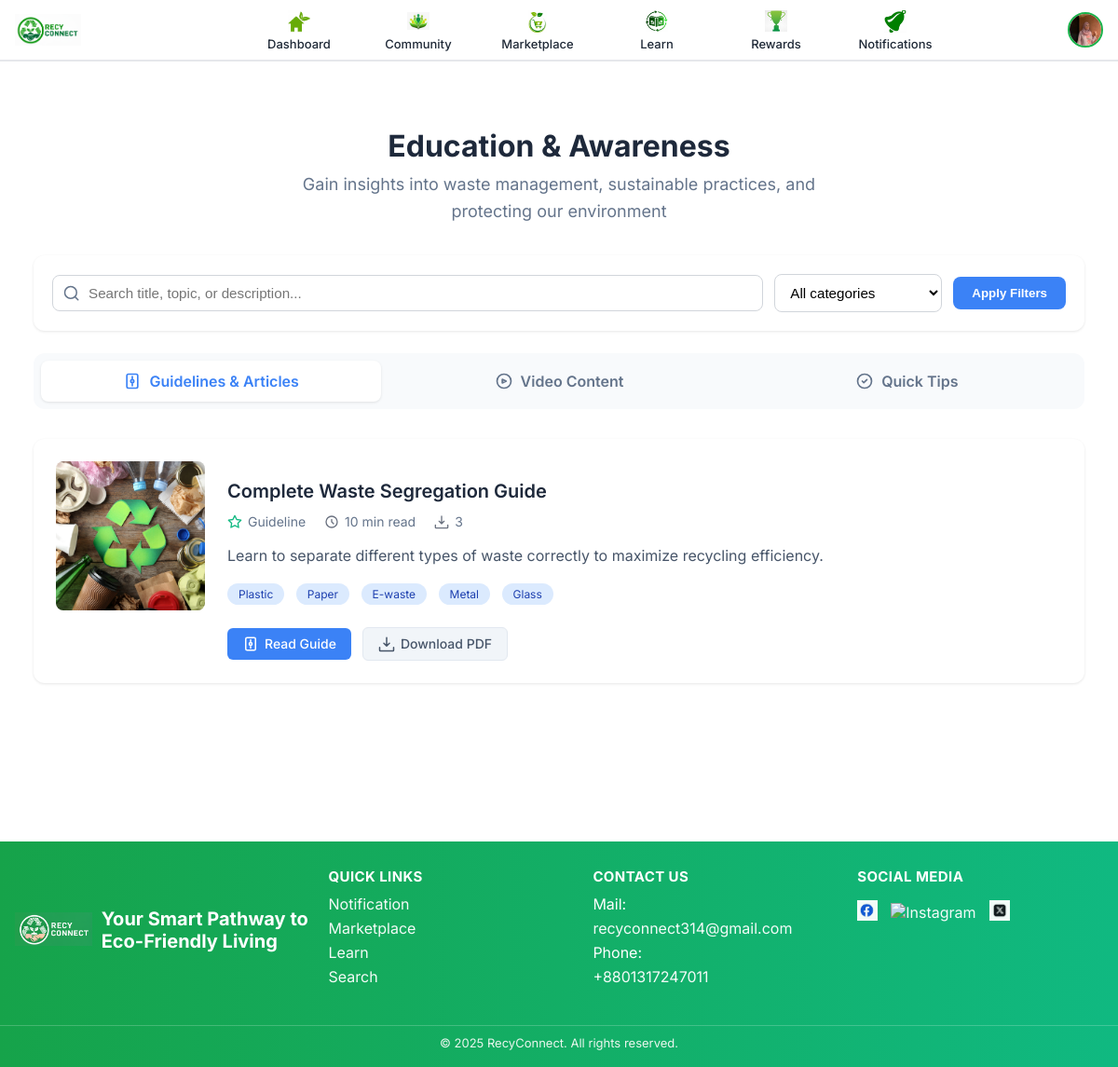
The app's page /household/education/ (signed in) with its own data.
### User/models.py (models this page shows, shortened)
class User(AbstractBaseUser):
    ROLE_CHOICES = [
        ("household", "Household"),
        ("collector", "Collector"),
        ("recycler",  "Recycling Centre"),
        ("buyer",     "Buyer"),
    ]
    class ProductKind(models.TextChoices):
        PLASTIC = "plastic", "Plastic"
        PAPER   = "paper",   "Paper"
        GLASS   = "glass",   "Glass"
        METAL   = "metal",   "Metal"
        E_WASTE = "e_waste", "E-waste"
    email = models.EmailField(unique=True, db_index=True)
    password = models.CharField(max_length=128)
    role = models.CharField(max_length=20, choices=ROLE_CHOICES)
    collector_product = models.CharField(
        max_length=12,
        choices=ProductKind.choices,
        blank=True,
        help_text="Collector only: what type of material you collect.",
    )
    name = models.CharField(max_length=100, blank=True)
    phone = models.CharField(max_length=20, blank=True)
    address = models.CharField(max_length=255, blank=True)
    profile_image = models.ImageField(
        upload_to="user_avatars/%Y/%m/", blank=True, null=True,
        help_text="Upload a clear profile photo.",
    )
    map_url = models.URLField(
        blank=True,
        help_text="Google Maps link to your address.",
    )
    facebook = models.URLField(blank=True)
    instagram = models.URLField(blank=True)
    twitter  = models.URLField(blank=True)
    is_staff = models.BooleanField(default=False)
    is_superuser = models.BooleanField(default=False)
    is_active = models.BooleanField(default=False)
    is_approved = models.BooleanField(default=False)
    approved_at = models.DateTimeField(null=True, blank=True)
    approved_by = models.ForeignKey(
        "self", null=True, blank=True,
        on_delete=models.SET_NULL, related_name="approved_users"
    )
    date_joined = models.DateTimeField(default=timezone.now)
    id_card_image = models.ImageField(
        upload_to="user_ids/%Y/%m/",
        blank=True, null=True,
        help_text="ID/visiting card (required for Collector and Recycling Centre).",
    )
    average_rating = models.FloatField(default=0.0)
    ratings_count  = models.PositiveIntegerField(default=0)
    points = models.PositiveIntegerField(default=0, help_text="Total points available to redeem.")
    total_co2_saved_kg = models.DecimalField(
        max_digits=12, decimal_places=3, default=Decimal("0.000"),
        help_text="Lifetime CO₂ saved (kg).",
    )
    total_pickups = models.PositiveIntegerField(default=0, help_text="Lifetime pickups/recycles.")
    objects = UserManager()
    USERNAME_FIELD = "email"
    REQUIRED_FIELDS = ["role"]
    class Meta:
        ordering = ("-date_joined",)

### Education/models.py (models this page shows, shortened)
class Learn(models.Model):
    class Category(models.TextChoices):
        GUIDELINE  = "guideline",  "Guideline"
        ARTICLE    = "article",    "Article"
        VIDEO      = "video",      "Video"
        QUICK_TEXT = "quick_text", "Quick Text"
    title       = models.CharField(max_length=200,null=True)
    topic       = models.CharField(max_length=120, null=True )
    category    = models.CharField(max_length=20, choices=Category.choices)
    description = models.TextField()
    read_time   = models.PositiveIntegerField(help_text="Reading time in minutes")
    downloads   = models.PositiveIntegerField(default=0)
    image       = models.ImageField(upload_to="guides/covers/", blank=True, null=True)
    pdf_file    = models.FileField(upload_to="guides/pdfs/",   blank=True, null=True)
    video_file  = models.FileField(upload_to="guides/videos/", blank=True, null=True)
    quick_text  = models.TextField(blank=True, null=True)
    tags        = models.ManyToManyField(Tag, blank=True, related_name="guides")
    created_at  = models.DateTimeField(auto_now_add=True)
    class Meta:
        ordering = ("-created_at",)

class Tag(models.Model):
    class Choices(models.TextChoices):
        ENVIRONMENT         = "environment",         "Environment"
        RECYCLE             = "recycle",             "Recycle"
        POLLUTION           = "pollution",           "Pollution"
        PLASTIC             = "plastic",             "Plastic"
        PAPER               = "paper",               "Paper"
        E_WASTE             = "e_waste",             "E-waste"
        METAL               = "metal",               "Metal"
        GLASS               = "glass",               "Glass"
        CARBON_FOOTPRINT    = "carbon_footprint",    "Carbon Footprint"
        GREEN_JOBS          = "green_jobs",          "Green Jobs"
        LANDFILL_REDUCTION  = "landfill_reduction",  "Landfill Reduction"
    name = models.CharField(
        max_length=50,
        choices=Choices.choices,
        unique=True,
        db_index=True,
        help_text="Select a predefined tag (e.g., Plastic, Recycle, Pollution).",
    )

### Education/views.py (the view)
# urls.py: path("household/", views.education_awareness_h, name="education_awareness_h"),
def education_awareness_h(request):
    return _education_awareness_common(request, "Household/h_learn.html")

### Education/views.py (called while the page is built)
def _get_int(value, default=1, min_value=None, max_value=None):
    try:
        v = int(value)
    except (TypeError, ValueError):
        v = default
    if min_value is not None and v < min_value:
        v = min_value
    if max_value is not None and v > max_value:
        v = max_value
    return v

### Templates/Household/h_learn.html (shortened to what this page needs)
{% extends 'Household/h_base.html' %}
{% load static %}
{% block content %}
<div class="edu-awareness-container">
    <div class="page-header">
        <h1 class="page-title">Education & Awareness</h1>
        <p class="page-subtitle">
            Gain insights into waste management, sustainable practices, and protecting our environment
        </p>
    </div>
    <div class="filter-section">
        <form method="get" class="filter-form">
            <div class="search-input-container">
                <input type="text" name="q" placeholder="Search title, topic, or description..."
                       value="{{ query }}" class="search-input">
            </div>
            <select name="tag" class="tag-select">
                <option value="">All categories</option>
            </select>
            <button type="submit" class="filter-btn">Apply Filters</button>
        </form>
    </div>
    <div class="content-tabs">
        <a href="{% url 'household:education_awareness_h' %}?tab=guides{% if query %}&q={{ query|urlencode }}{% endif %}{% if selected_tag %}&tag={{ selected_tag }}{% endif %}"
           class="content-tab {% if active_tab == 'guides' %} active{% endif %}">
            <div class="tab-icon">
            </div>
            <span>Guidelines & Articles</span>
        </a>
        <a href="{% url 'household:education_awareness_h' %}?tab=videos{% if query %}&q={{ query|urlencode }}{% endif %}{% if selected_tag %}&tag={{ selected_tag }}{% endif %}"
           class="content-tab {% if active_tab == 'videos' %} active{% endif %}">
            <div class="tab-icon">
            </div>
            <span>Video Content</span>
        </a>
        <a href="{% url 'household:education_awareness_h' %}?tab=tips{% if query %}&q={{ query|urlencode }}{% endif %}{% if selected_tag %}&tag={{ selected_tag }}{% endif %}"
           class="content-tab {% if active_tab == 'tips' %} active{% endif %}">
            <div class="tab-icon">
            </div>
            <span>Quick Tips</span>
        </a>
    </div>
    <div class="content-section">
        {% if active_tab == 'guides' %}
            <div class="guide-cards">
                {% for guide in items %}
                <div class="guide-card">
                    <div class="guide-image">
                        {% if guide.image %}
                            <img src="{{ guide.image.url }}" alt="{{ guide.title }}">
                        {% endif %}
                    </div>
                    <div class="guide-content">
                        <h3 class="guide-title">{{ guide.title }}</h3>
                        <div class="guide-meta">
                            <span class="meta-item">
                                <svg width="16" height="16" viewBox="0 0 24 24" fill="none" xmlns="http://www.w3.org/2000/svg">
                                    <path d="M12 2L15.09 8.26L22 9.27L17 14.14L18.18 21.02L12 17.77L5.82 21.02L7 14.14L2 9.27L8.91 8.26L12 2Z" stroke="#10b981" stroke-width="2" stroke-linecap="round" stroke-linejoin="round"/>
                                </svg>
                                {{ guide.get_category_display }}
                            </span>
                            <span class="meta-item">
                                {{ guide.read_time }} min read
                            </span>
                            <span class="meta-item">
                                <svg width="16" height="16" viewBox="0 0 24 24" fill="none" xmlns="http://www.w3.org/2000/svg">
                                    <path d="M12 15V3M12 15L8 11M12 15L16 11M2 17L2 21C2 21.5523 2.44772 22 3 22H21C21.5523 22 22 21.5523 22 21V17" stroke="#6b7280" stroke-width="2" stroke-linecap="round" stroke-linejoin="round"/>
                                </svg>
                                {{ guide.downloads }}
                            </span>
                        </div>
                        <p class="guide-description">{{ guide.description }}</p>
                        {% if guide.tags.all %}
                        <div class="guide-tags">
                            {% for tag in guide.tags.all %}
                                <span class="guide-tag">{{ tag.get_name_display }}</span>
                            {% endfor %}
                        </div>
                        {% endif %}
                        <div class="guide-actions">
                            {% if guide.pdf_file %}
                                <a href="{% url 'household:view_guide_pdf' guide.id %}" class="action-btn primary-btn" target="_blank" rel="noopener">
                                    Read Guide
                                </a>
                                <a href="{% url 'household:download_guide_pdf' guide.id %}" class="action-btn secondary-btn">
                                    <svg width="18" height="18" viewBox="0 0 24 24" fill="none" xmlns="http://www.w3.org/2000/svg">
                                        <path d="M12 15V3M12 15L8 11M12 15L16 11M2 17L2 21C2 21.5523 2.44772 22 3 22H21C21.5523 22 22 21.5523 22 21V17" stroke="currentColor" stroke-width="2" stroke-linecap="round" stroke-linejoin="round"/>
                                    </svg>
                                    Download PDF
                                </a>
                            {% else %}
                                <span class="no-file">No PDF attached</span>
                            {% endif %}
                        </div>
                    </div>
                </div>
                {% endfor %}
            </div>
{% endif %}
</div>
{% endblock %}

### Templates/Household/h_base.html (shortened to what this page needs)
{% load static %}
<!DOCTYPE html>
<html lang="en">
<head>
</head>
<body>
  <div class="navbar-wrap">
    <nav class="navbar">
      <a class="brand" href="#">
        <img src="{% static 'RecyLogoNew.png' %}" alt="RecyConnect">
      </a>
      <div class="menu">
        <a href="{% url 'household:dashboard' %}">
          <img src="{% static 'home.png' %}" alt="Home">
          <span>Dashboard</span>
        </a>
        <a href="{% url 'household:community' %}">
          <img src="{% static 'community.png' %}" alt="Community">
          <span>Community</span>
        </a>
        <a href="{% url 'marketplace:household' %}">
          <img src="{% static 'cart.png' %}" alt="Marketplace">
          <span>Marketplace</span>
        </a>
        <a href="{% url 'education:education_awareness_h' %}?tab=guides">
          <img src="{% static 'learn.png' %}" alt="Learn">
          <span>Learn</span>
        </a>
        <a href="{% url 'rewards:household' %}">
          <img src="{% static 'trophy.png' %}" alt="Rewards">
          <span>Rewards</span>
        </a>
        <a href="{% url 'household:notifications' %}">
          <img src="{% static 'bell.png' %}" alt="Notifications">
          <span>Notifications</span>
        </a>
      </div>
      <div class="profile">
        <button class="avatar-btn" id="avatarBtn" aria-label="Profile menu">
          {% if request.user.is_authenticated and request.user.profile_image %}
            <img class="avatar" src="{{ request.user.profile_image.url }}" alt="Profile" />
          {% else %}
            <img class="avatar" src="{% static 'icons/avatar-placeholder.png' %}" alt="Profile" />
          {% endif %}
        </button>
      </div>
    </nav>
  </div>
  <main class="container">
    {% block content %}{% endblock %}
  </main>
  <footer class="footer">
    <div class="inner">
      <div class="foot-brand">
        <img src="{% static 'LogoFooter.png' %}" alt="RecyConnect">
        <div>
          <div class="foot-title">Your Smart Pathway to Eco-Friendly Living</div>
        </div>
      </div>
      <div class="foot-col">
        <h4>Quick Links</h4>
        <a href="#">Notification</a>
        <a href="#">Marketplace</a>
        <a href="#">Learn</a>
        <a href="#">Search</a>
      </div>
      <div class="foot-col">
        <h4>Contact Us</h4>
        <div>Mail: <a href="mailto:recyconnect314@gmail.com">recyconnect314@gmail.com</a></div>
        <div style="margin-top:6px;">Phone: <a href="tel:+8801317247011">+8801317247011</a></div>
      </div>
      <div class="foot-col">
        <h4>Social Media</h4>
        <div class="social-row">
          <a href="https://facebook.com/" target="_blank" rel="noopener">
            <img src="{% static 'fb.png' %}" alt="Facebook">
          </a>
          <a href="https://instagram.com/" target="_blank" rel="noopener">
            <img src="{% static 'insta.jpeg' %}" alt="Instagram">
          </a>
          <a href="https://twitter.com/" target="_blank" rel="noopener">
            <img src="{% static 'X ic.jpg' %}" alt="Twitter/X">
          </a>
        </div>
      </div>
    </div>
    <div class="copyright">
      © 2025 RecyConnect. All rights reserved.
    </div>
  </footer>
</body>
</html>

### Templates/Household/h_base.html (style rules this page uses)
:root { --brand:#19b34b; --text:#1f2937; --bg:#ffffff; --nav-h:64px; --gap:36px; --container:1200px; }
* { box-sizing:border-box }
html,body { margin:0;padding:0;font-family:Inter,system-ui,Arial,sans-serif;color:var(--text);background:#fff }
.navbar-wrap { position:sticky; top:0; z-index:50; background:var(--bg); border-bottom:2px solid #e5e7eb; }
.navbar { height:var(--nav-h); max-width:var(--container); margin:0 auto; padding:0 16px; display:flex; align-items:center; justify-content:space-between; gap:16px; }
.brand { display:flex; align-items:center; gap:10px; min-width:120px; }
.brand img { height:34px;width:auto; display:block }
.menu { display:flex; align-items:center; justify-content:center; gap:var(--gap); flex:1; }
.menu a { width:92px; text-decoration:none; color:var(--text); display:flex; flex-direction:column; align-items:center; justify-content:center; gap:6px; padding:6px 4px; border-radius:10px; font-weight:500; transition:transform .15s ease, background .15s ease; text-align:center; }
.menu img { width:24px; height:24px; object-fit:contain; display:block }
.menu span { font-size:13px; line-height:1; }
.profile { position:relative; display:flex; align-items:center; gap:10px; }
.avatar-btn { border:none; background:transparent; padding:0; cursor:pointer; display:grid; place-items:center; }
.avatar { width:38px; height:38px; border-radius:50%; object-fit:cover; border:2px solid var(--brand); }
.container { max-width:var(--container); margin: 20px auto; padding: 0 16px 60px; }
.footer { margin-top:40px; background:linear-gradient(to right, #16a34a, #10b981); color:#fff; }
.footer .inner { max-width:var(--container); margin:0 auto; padding:28px 16px 36px; display:grid; gap:20px; grid-template-columns: 1.2fr 1fr 1fr 1fr; }
.foot-brand { display:flex; align-items:center; gap:10px; }
.foot-brand img { height:36px; width:auto }
.foot-title { font-size:20px; font-weight:700; margin:6px 0 4px }
.foot-col h4 { margin:0 0 10px; font-size:15px; text-transform:uppercase; letter-spacing:.4px }
.foot-col a { display:block; color:#fff; text-decoration:none; margin:6px 0; opacity:.95 }
.social-row { display:flex; align-items:center; gap:14px; margin-top:6px }
.social-row img { width:22px; height:22px }
.copyright { text-align:center; color:#eaf6ee; font-size:13px; padding:10px 16px 18px; border-top:1px solid rgba(255,255,255,.2); }

### records on screen
User: user.profile_image (picture)
Learn: image (picture), title "Complete Waste Segregation Guide", category "Guideline", read_time "10", downloads "3", description "Learn to separate different types of waste correctly to maximize recycling efficiency.", shows "Read Guide"
Tag: name "Plastic"
Tag: name "Paper"
Tag: name "E-waste"
Tag: name "Metal"
Tag: name "Glass"
